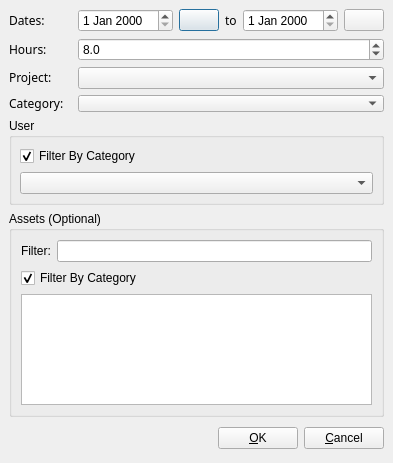
<ui version="4.0" >
 <class>ScheduleDialogUI</class>
 <widget class="QDialog" name="ScheduleDialogUI" >
  <property name="geometry" >
   <rect>
    <x>0</x>
    <y>0</y>
    <width>393</width>
    <height>463</height>
   </rect>
  </property>
  <property name="windowTitle" >
   <string>New Schedule</string>
  </property>
  <layout class="QVBoxLayout" >
   <property name="margin" >
    <number>9</number>
   </property>
   <property name="spacing" >
    <number>6</number>
   </property>
   <item>
    <layout class="QGridLayout" >
     <property name="margin" >
      <number>0</number>
     </property>
     <property name="spacing" >
      <number>6</number>
     </property>
     <item row="1" column="0" >
      <widget class="QLabel" name="label_5" >
       <property name="text" >
        <string>&lt;html>&lt;head>&lt;meta name="qrichtext" content="1" />&lt;/head>&lt;body style=" white-space: pre-wrap; font-family:Sans Serif; font-weight:400; font-style:normal; text-decoration:none;">&lt;p style=" margin-top:0px; margin-bottom:0px; margin-left:0px; margin-right:0px; -qt-block-indent:0; text-indent:0px;">Hours:&lt;/p>&lt;/body>&lt;/html></string>
       </property>
      </widget>
     </item>
     <item row="0" column="0" >
      <widget class="QLabel" name="label_7" >
       <property name="text" >
        <string>&lt;html>&lt;head>&lt;meta name="qrichtext" content="1" />&lt;/head>&lt;body style=" white-space: pre-wrap; font-family:Sans Serif; font-weight:400; font-style:normal; text-decoration:none;">&lt;p style=" margin-top:0px; margin-bottom:0px; margin-left:0px; margin-right:0px; -qt-block-indent:0; text-indent:0px;">Dates:&lt;/p>&lt;/body>&lt;/html></string>
       </property>
      </widget>
     </item>
     <item row="1" column="1" >
      <widget class="QDoubleSpinBox" name="mHoursSpin" >
       <property name="decimals" >
        <number>1</number>
       </property>
       <property name="maximum" >
        <double>24.000000000000000</double>
       </property>
       <property name="minimum" >
        <double>0.100000000000000</double>
       </property>
       <property name="value" >
        <double>8.000000000000000</double>
       </property>
      </widget>
     </item>
     <item row="0" column="1" >
      <layout class="QHBoxLayout" >
       <property name="margin" >
        <number>0</number>
       </property>
       <property name="spacing" >
        <number>6</number>
       </property>
       <item>
        <widget class="QDateEdit" name="mDateStartEdit" >
         <property name="currentSection" >
          <enum>QDateTimeEdit::DaySection</enum>
         </property>
        </widget>
       </item>
       <item>
        <widget class="QPushButton" name="mChooseStartDateButton" >
         <property name="text" >
          <string/>
         </property>
         <property name="icon" >
          <iconset resource="../resin.qrc" >:/images/date_chooser.png</iconset>
         </property>
        </widget>
       </item>
       <item>
        <widget class="QLabel" name="label_6" >
         <property name="text" >
          <string>&lt;html>&lt;head>&lt;meta name="qrichtext" content="1" />&lt;/head>&lt;body style=" white-space: pre-wrap; font-family:Sans Serif; font-weight:400; font-style:normal; text-decoration:none;">&lt;p style=" margin-top:0px; margin-bottom:0px; margin-left:0px; margin-right:0px; -qt-block-indent:0; text-indent:0px;">to&lt;/p>&lt;/body>&lt;/html></string>
         </property>
        </widget>
       </item>
       <item>
        <widget class="QDateEdit" name="mDateEndEdit" >
         <property name="currentSection" >
          <enum>QDateTimeEdit::DaySection</enum>
         </property>
        </widget>
       </item>
       <item>
        <widget class="QPushButton" name="mChooseEndDateButton" >
         <property name="text" >
          <string/>
         </property>
         <property name="icon" >
          <iconset resource="../resin.qrc" >:/images/date_chooser.png</iconset>
         </property>
        </widget>
       </item>
      </layout>
     </item>
     <item row="2" column="0" >
      <widget class="QLabel" name="label_2" >
       <property name="text" >
        <string>&lt;html>&lt;head>&lt;meta name="qrichtext" content="1" />&lt;/head>&lt;body style=" white-space: pre-wrap; font-family:Sans Serif; font-weight:400; font-style:normal; text-decoration:none;">&lt;p style=" margin-top:0px; margin-bottom:0px; margin-left:0px; margin-right:0px; -qt-block-indent:0; text-indent:0px;">Project:&lt;/p>&lt;/body>&lt;/html></string>
       </property>
      </widget>
     </item>
     <item row="3" column="0" >
      <widget class="QLabel" name="label_3" >
       <property name="text" >
        <string>&lt;html>&lt;head>&lt;meta name="qrichtext" content="1" />&lt;/head>&lt;body style=" white-space: pre-wrap; font-family:Sans Serif; font-weight:400; font-style:normal; text-decoration:none;">&lt;p style=" margin-top:0px; margin-bottom:0px; margin-left:0px; margin-right:0px; -qt-block-indent:0; text-indent:0px;">Category:&lt;/p>&lt;/body>&lt;/html></string>
       </property>
      </widget>
     </item>
     <item row="3" column="1" >
      <widget class="AssetTypeCombo" name="mTypeCombo" >
       <property name="sizePolicy" >
        <sizepolicy>
         <hsizetype>13</hsizetype>
         <vsizetype>13</vsizetype>
         <horstretch>0</horstretch>
         <verstretch>0</verstretch>
        </sizepolicy>
       </property>
      </widget>
     </item>
     <item row="2" column="1" >
      <widget class="QComboBox" name="mProjectCombo" />
     </item>
    </layout>
   </item>
   <item>
    <widget class="QGroupBox" name="groupBox" >
     <property name="title" >
      <string>User</string>
     </property>
     <layout class="QVBoxLayout" >
      <property name="margin" >
       <number>8</number>
      </property>
      <property name="spacing" >
       <number>6</number>
      </property>
      <item>
       <widget class="QCheckBox" name="mTypeFilterCheck" >
        <property name="text" >
         <string>Filter By Category</string>
        </property>
        <property name="checked" >
         <bool>true</bool>
        </property>
       </widget>
      </item>
      <item>
       <widget class="RecordCombo" name="mUserCombo" />
      </item>
     </layout>
    </widget>
   </item>
   <item>
    <widget class="QGroupBox" name="groupBox_2" >
     <property name="sizePolicy" >
      <sizepolicy>
       <hsizetype>5</hsizetype>
       <vsizetype>7</vsizetype>
       <horstretch>0</horstretch>
       <verstretch>2</verstretch>
      </sizepolicy>
     </property>
     <property name="title" >
      <string>Assets (Optional)</string>
     </property>
     <layout class="QVBoxLayout" >
      <property name="margin" >
       <number>9</number>
      </property>
      <property name="spacing" >
       <number>6</number>
      </property>
      <item>
       <layout class="QHBoxLayout" >
        <property name="margin" >
         <number>0</number>
        </property>
        <property name="spacing" >
         <number>6</number>
        </property>
        <item>
         <widget class="QLabel" name="label_8" >
          <property name="text" >
           <string>Filter:</string>
          </property>
         </widget>
        </item>
        <item>
         <widget class="QLineEdit" name="mAssetFilterEdit" />
        </item>
       </layout>
      </item>
      <item>
       <widget class="QCheckBox" name="mTypeFilterAssetsCheck" >
        <property name="text" >
         <string>Filter By Category</string>
        </property>
        <property name="checked" >
         <bool>true</bool>
        </property>
       </widget>
      </item>
      <item>
       <widget class="RecordTreeView" name="mAssetTree" />
      </item>
     </layout>
    </widget>
   </item>
   <item>
    <layout class="QHBoxLayout" >
     <property name="margin" >
      <number>0</number>
     </property>
     <property name="spacing" >
      <number>6</number>
     </property>
     <item>
      <spacer>
       <property name="orientation" >
        <enum>Qt::Horizontal</enum>
       </property>
       <property name="sizeHint" >
        <size>
         <width>131</width>
         <height>31</height>
        </size>
       </property>
      </spacer>
     </item>
     <item>
      <widget class="QPushButton" name="mOKButton" >
       <property name="text" >
        <string>&amp;OK</string>
       </property>
      </widget>
     </item>
     <item>
      <widget class="QPushButton" name="mCancelButton" >
       <property name="text" >
        <string>&amp;Cancel</string>
       </property>
      </widget>
     </item>
    </layout>
   </item>
  </layout>
 </widget>
 <customwidgets>
  <customwidget>
   <class>AssetTypeCombo</class>
   <extends>QComboBox</extends>
   <header>assettypecombo.h</header>
  </customwidget>
  <customwidget>
   <class>RecordCombo</class>
   <extends>QComboBox</extends>
   <header>recordcombo.h</header>
  </customwidget>
  <customwidget>
   <class>RecordTreeView</class>
   <extends>QTreeView</extends>
   <header>recordtreeview.h</header>
  </customwidget>
 </customwidgets>
 <resources>
  <include location="../resin.qrc" />
 </resources>
 <connections>
  <connection>
   <sender>mOKButton</sender>
   <signal>clicked()</signal>
   <receiver>ScheduleDialogUI</receiver>
   <slot>accept()</slot>
   <hints>
    <hint type="sourcelabel" >
     <x>278</x>
     <y>253</y>
    </hint>
    <hint type="destinationlabel" >
     <x>96</x>
     <y>254</y>
    </hint>
   </hints>
  </connection>
  <connection>
   <sender>mCancelButton</sender>
   <signal>clicked()</signal>
   <receiver>ScheduleDialogUI</receiver>
   <slot>reject()</slot>
   <hints>
    <hint type="sourcelabel" >
     <x>369</x>
     <y>253</y>
    </hint>
    <hint type="destinationlabel" >
     <x>179</x>
     <y>282</y>
    </hint>
   </hints>
  </connection>
 </connections>
</ui>
